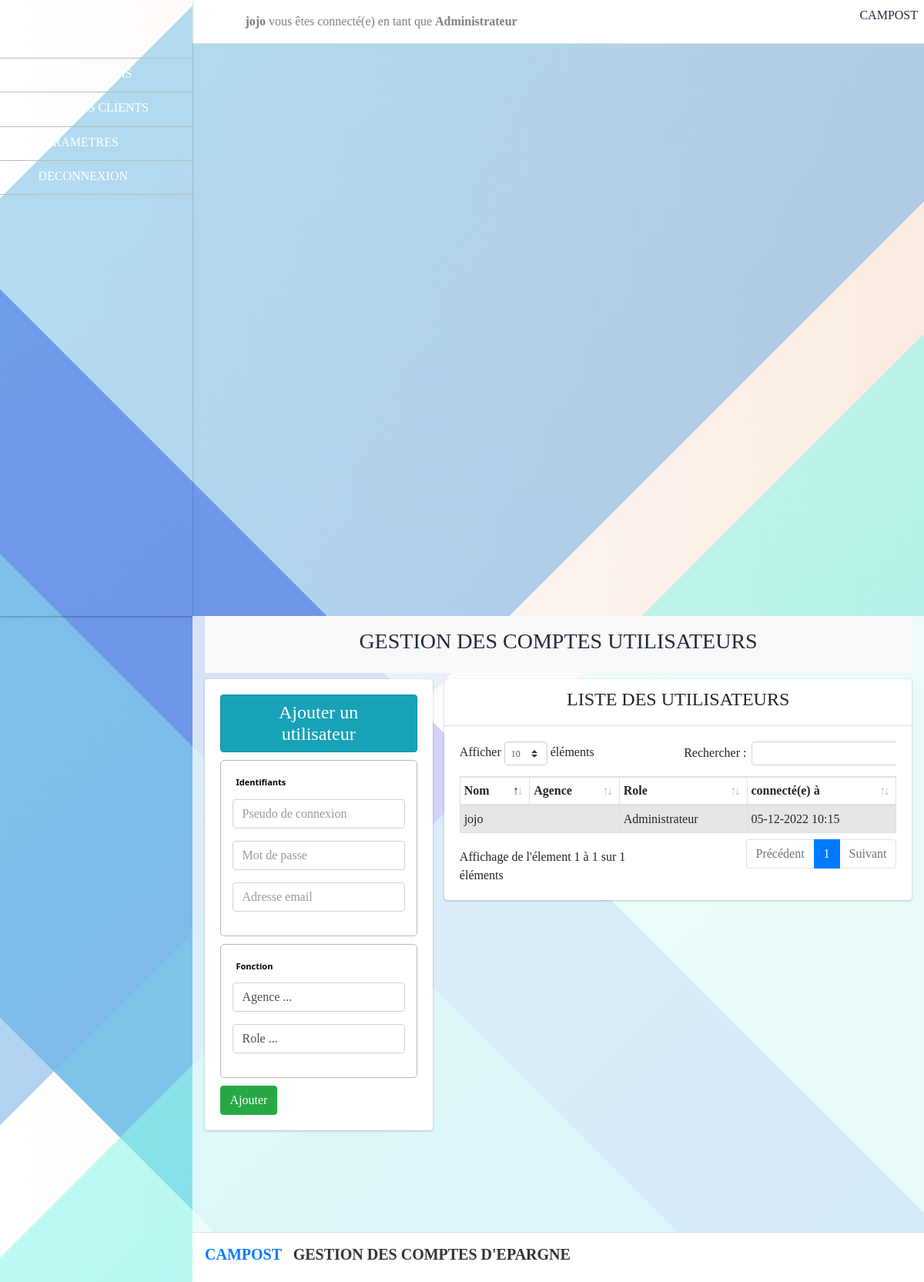
Page /super/parametres/utilisateurs (signed in) on the earlier database version.
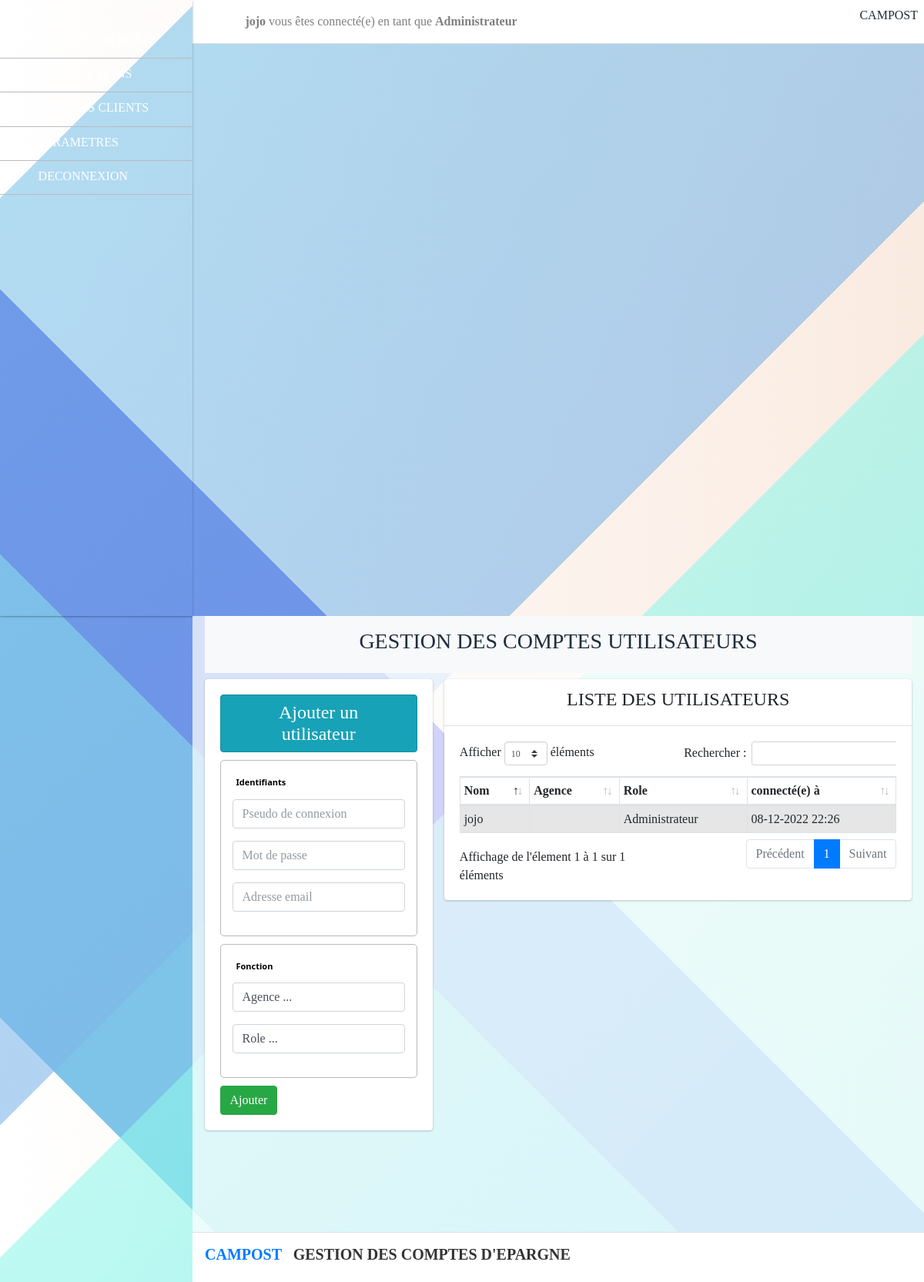
Same page on the later database version.
### moneysys/models.py (models this page shows, shortened)
class Profil(models.Model):
    user = models.OneToOneField(User,null=True, on_delete=models.SET_NULL)  # La liaison OneToOne vers le modèle User
    role = models.ForeignKey(Role, null=True, on_delete=models.SET_NULL)  # La liaison OneToOne vers le modèle Role
    agence = models.ForeignKey(Agence, null=True, on_delete=models.SET_NULL)
    avatar = models.ImageField(null=True, blank=True, upload_to="avatars/")
    is_active = models.BooleanField(default=True)
    created_at = models.DateTimeField(auto_now_add=True)
    updated_at = models.DateTimeField(auto_now=True)
    connected_at = models.DateTimeField(null=True,blank=True)

class Role(models.Model):
    nom = models.CharField(max_length=100)
    def __str__(self) -> str:
        return "{}".format(self.nom)

### moneysys/views.py (the view)
# urls.py: path('super/parametres/utilisateurs',views.admin_parametres_utilisateurs, name = "admin_parametres_utilisateurs"),
def admin_parametres_utilisateurs(request):
    if request.method=='POST':
        form = UtlisateurForm(request.POST)
        if form.is_valid():
            username = form.cleaned_data["username"]
            ag_id = form.data.get("agence")
            role_id = form.data.get("role")
            agence = Agence.objects.get(pk=ag_id)
            role = Role.objects.get(pk=role_id)
            password = form.cleaned_data["password"]
            email = form.cleaned_data["email"]
            utilisateur = User.objects.create_user(username, email, password)
            profil = Profil(user=utilisateur,role=role,agence=agence)
            profil.save()
            return HttpResponseRedirect(request.path_info)
    else:
        current_user = request.user
        if current_user.profil.role.id==1:
            utilisateurs = Profil.objects.all()
            agences = Agence.objects.all()
            roles = Role.objects.all()
            return render(request, 'Admin/Utilisateurs/index.html',{'agences':agences,'utilisateurs':utilisateurs,'roles':roles})
        else:
            return redirect('/login')

### moneysys/templates/Admin/Utilisateurs/index.html (shortened to what this page needs)
{% extends 'layouts/admin.html' %}
{% block header %}
      <div class="p-3 mb-2 bg-light">
         <h3 class="text-center">GESTION DES COMPTES UTILISATEURS</h3>
      </div>
{% endblock header %}
{% block content %}
  <div class="container">
      <div class="row">
            <div class="col-md-4 col-sm-12">
              <div class="card">
                <div class="card-body">
                  <h4 class="text-center alert alert alert-info ">Ajouter un utilisateur</h4>
                  <form action="" method="POST">
                      <fieldset>
                        <legend>Identifiants</legend>
                        <div class="form-group">
                            <input type="text" name="username" class="form-control" required placeholder="Pseudo de connexion">
                        </div>
                        <div class="form-group">
                          <input type="password" name="password" class="form-control" required placeholder="Mot de passe">
                        </div>
                        <div class="form-group">
                          <input type="email" name="email" class="form-control" required placeholder="Adresse email">
                      </div>
                      </fieldset>
                      <fieldset>
                        <legend>Fonction</legend>
                        <div class="form-group">
                            <select name="agence" required id="" class="form-control">
                              <option value="">Agence ...</option>
                            </select>
                        </div>
                        <div class="form-group">
                          <select name="role" required id="" class="form-control">
                            <option value="">Role ...</option>
                          </select>
                        </div>
                      </fieldset>
                      <input type="submit" class="btn btn-success" value="Ajouter">
                  </form>
                </div>
              </div>
            </div>
            <div class="col-md-8 col-sm-12">
                <div class="card">
                  <div class="card-header"><h4 class="text-center">LISTE DES UTILISATEURS</h4></div>
                  <div class="card-body">
                    <div class="table-responsive">
                <table class="table table-hover table-bordered table-sm table-striped data-table">
                    <thead>
                      <tr>
                        <th scope="col">Nom</th>
                        <th>Agence</th>
                        <th>Role</th>
                        <th>connecté(e) à</th>
                      </tr>
                    </thead>
                    <tbody>
                        {% for st in utilisateurs %}
                          <tr>
                            <td><a href="/super/parametres/utilisateurs/show/{{st.id}}" class="">{{st.user.username}}</a></td>
                            <td>{{st.agence.nom}}</td>
                            <td>{{st.role.nom}}</td>
                            <td>{{st.connected_at|date:"d-m-Y H:i"}}</td>
                          </tr>
                          {% endfor %}
                        </tbody>
                      </table>
                    </div>
                  </div>
                </div>
            </div>
        </div>
  </div>
  {% endblock content %}

### moneysys/templates/layouts/admin.html (shortened to what this page needs)
<!DOCTYPE html>
<html lang="fr">
  {% load static %}
  {% include 'includes/header.html' %}
<body class="hold-transition sidebar-mini layout-fixed">
<div class="wrapper">
  <nav class="main-header navbar navbar-expand navbar-white navbar-light">
    <ul class="navbar-nav">
      <li class="nav-item">
        <a class="nav-link" data-widget="pushmenu" href="#" role="button"><i class="fas fa-bars"></i></a>
      </li>
      <li class="nav-item">
        <a class="nav-link" href="#" role="button"><b>{{ user.username }}</b> vous êtes connecté(e) en tant que <b>{{ user.profil.role.nom}}</b></a>
      </li>
    </ul>
    <ul class="navbar-nav ml-auto">
      <li class="nav-item">
        <p>
            <span>CAMPOST</span>
        </p>
      </li>
    </ul>
  </nav>
  <aside class="main-sidebar sidebar-dark-primary elevation-1">
      <nav class="mt-2">
        <ul class="nav nav-pills nav-sidebar flex-column" data-widget="treeview" role="menu" data-accordion="false">
          <li class="nav-item">
            <a href="/super/dashboard" class="nav-link">
              <i class="nav-icon fas fa-chart-pie"></i>
              <p>
              </p>
            </a>
          </li>
          <li class="nav-item">
            <a href="/super/transactions" class="nav-link">
              <i class="nav-icon fa fa-coins"></i>
              <p>
                TRANSACTIONS
              </p>
            </a>
          </li>
          <li class="nav-item">
            <a href="/super/clients" class="nav-link">
              <i class="nav-icon fa fa-users"></i>
              <p>
                COMPTES CLIENTS
              </p>
            </a>
          </li>
          <li class="nav-item ">
            <a href="#" class="nav-link">
              <i class="nav-icon fas fa-cog"></i>
              <p>
                PARAMETRES
              </p>
            </a>
          </li>
          <li class="nav-item">
            <a href="/deconnexion" class="nav-link">
              <i class="nav-icon fas fa-arrow-left"></i>
              <p>
                DECONNEXION
              </p>
            </a>
          </li>
        </ul>
      </nav>
    </div>
  <div style="background: rgba(255, 255, 255, 0.726)" class="content-wrapper">
    <section class="content" style="">
        <div class="container-fluid mt-0">
          {% block header%}  {% endblock header%}
        </div>
       {% block content%}  {% endblock content%}
    </section>
  </div>
  <footer class="main-footer">
    <h5 class="font-size-18 font-bold" style="font-weight: 700"><span class="text-primary">CAMPOST</span> <span style="background: #FFFFFF; padding:5px 10px; color:#333333" class="">GESTION DES COMPTES D'EPARGNE</span> </h5>
  </footer>
</body>
</html>

### moneysys/templates/includes/header.html (shortened to what this page needs)
<head>
    {% load static %}
    <link rel="stylesheet" href="{% static 'plugins/fontawesome-free/css/all.min.css' %}">
    <link rel="stylesheet" href="{% static 'plugins/tempusdominus-bootstrap-4/css/tempusdominus-bootstrap-4.min.css' %}">
    <link rel="stylesheet" href=" {% static 'assets/css/style.css' %}">
    <link rel="stylesheet" href=" {% static 'assets/css/bootstrap.css' %}">
    <link rel="stylesheet" href=" {% static 'assets/css/adminlte.css' %}">
    <link rel="stylesheet" href=" {% static 'assets/css/style.css' %}">
    <link rel="stylesheet" href="{% static 'plugins/datatables-bs4/css/dataTables.bootstrap4.min.css' %}">
    <link rel="stylesheet" href="{% static 'plugins/datatables-responsive/css/responsive.bootstrap4.min.css' %}">
    <link rel="stylesheet" href="{% static 'plugins/datatables-buttons/css/buttons.bootstrap4.min.css' %}">
</head>

### moneysys/static/assets/css/style.css (style rules this page uses)
.alert { margin-bottom: 0; padding: 0.5rem 1.75rem; }
.nav-sidebar .nav-item > .nav-link { width: 100%; }
body { font-family: 'outfit'; }
.table a { color: inherit; text-decoration: none; }
body { height: 100vh; background-image: linear-gradient(135deg, transparent 0%, transparent 9%,rgba(126, 196, 233,0.6) 9%, rgba(126, 181, 233, 0.6) 51%,transparent 51%, transparent 57%,rgba(146, 246, 234,0.6) 57%, rgba(102, 241, 243, 0.6) 100%),linear-gradient(45deg, transparent 0%, transparent 12%,rgb(126, 196, 233) 12%, rgb(126, 196, 233) 33%,rgb(87, 96, 230) 33%, rgb(87, 96, 230) 45%,transparent 45%, transparent 100%),linear-gradient(90deg, rgb(255,255,255),rgb(250, 235, 225)); }

### moneysys/templates/includes/header.html (style rules this page uses)
aside .nav-pills .nav-link { color: #ffffff; }
[class*="sidebar-dark-"] { background-color: inherit; }
.nav-sidebar > .nav-item { margin-bottom: 0; border-bottom: 1px solid #bbbbbb; }

### moneysys/templates/Admin/Utilisateurs/index.html (style rules this page uses)
fieldset { padding: 15px; border: 1px #b9b9b9 solid; border-radius: 5px; margin: 10px 0; }
legend { font-weight: 700; font-size: 11px; font-family: "segoe UI", "Helvetica Neue", Helvetica, Arial, sans-serif; color: #000000; padding: 5px; width: auto; }

Differences in the rows shown:
changed Profil "jojo": connected_at "05-12-2022 10:15" → "08-12-2022 22:26"
